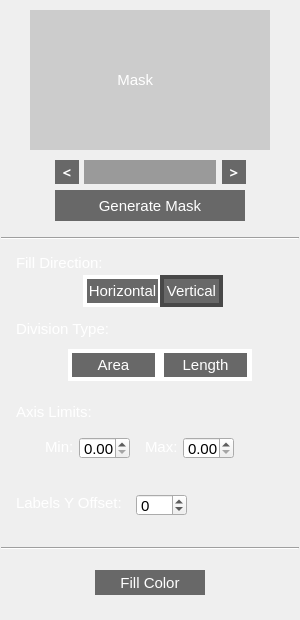
    <widget class="QGroupBox" name="groupBox_BarFill">
     <property name="geometry">
      <rect>
       <x>10</x>
       <y>45</y>
       <width>300</width>
       <height>620</height>
      </rect>
     </property>
     <property name="font">
      <font>
       <pointsize>11</pointsize>
      </font>
     </property>
     <property name="styleSheet">
      <string notr="true">QGroupBox{
border:none;
} </string>
     </property>
     <property name="title">
      <string/>
     </property>
     <widget class="QPushButton" name="pushButton_barMask">
      <property name="geometry">
       <rect>
        <x>55</x>
        <y>190</y>
        <width>190</width>
        <height>31</height>
       </rect>
      </property>
      <property name="font">
       <font>
        <pointsize>11</pointsize>
       </font>
      </property>
      <property name="styleSheet">
       <string notr="true">QPushButton#pushButton_barMask {
	color: white;
    background-color:  rgb(104, 104, 104);
    border-style: none;
    border-width: 2px;
    border-color: rgb(104, 104, 104);
}
QPushButton#pushButton_barMask:pressed {
    background-color: rgb(50, 50, 50);
    border-style: inset;
}</string>
      </property>
      <property name="text">
       <string>Generate Mask</string>
      </property>
     </widget>
     <widget class="QPushButton" name="pushButton_barMaskNext">
      <property name="geometry">
       <rect>
        <x>222</x>
        <y>160</y>
        <width>24</width>
        <height>24</height>
       </rect>
      </property>
      <property name="font">
       <font>
        <family>SimSun-ExtB</family>
        <pointsize>11</pointsize>
        <weight>75</weight>
        <bold>true</bold>
       </font>
      </property>
      <property name="styleSheet">
       <string notr="true">QPushButton#pushButton_barMaskNext {
	color: white;
    background-color:  rgb(104, 104, 104);
    border-style: none;
    border-width: 2px;
    border-color: rgb(104, 104, 104);
}
QPushButton#pushButton_barMaskNext:pressed {
    background-color: rgb(50, 50, 50);
    border-style: inset;
}</string>
      </property>
      <property name="text">
       <string>&gt;</string>
      </property>
     </widget>
     <widget class="QPushButton" name="pushButton_barMaskPrev">
      <property name="geometry">
       <rect>
        <x>55</x>
        <y>160</y>
        <width>24</width>
        <height>24</height>
       </rect>
      </property>
      <property name="font">
       <font>
        <family>SimSun-ExtB</family>
        <pointsize>11</pointsize>
        <weight>75</weight>
        <bold>true</bold>
       </font>
      </property>
      <property name="styleSheet">
       <string notr="true">QPushButton#pushButton_barMaskPrev {
	color: white;
    background-color:  rgb(104, 104, 104);
    border-style: none;
    border-width: 2px;
    border-color: rgb(104, 104, 104);
}
QPushButton#pushButton_barMaskPrev:pressed {
    background-color: rgb(50, 50, 50);
    border-style: inset;
}</string>
      </property>
      <property name="text">
       <string>&lt;</string>
      </property>
     </widget>
     <widget class="QLabel" name="label_barMask">
      <property name="geometry">
       <rect>
        <x>30</x>
        <y>10</y>
        <width>240</width>
        <height>140</height>
       </rect>
      </property>
      <property name="font">
       <font>
        <pointsize>11</pointsize>
       </font>
      </property>
      <property name="autoFillBackground">
       <bool>false</bool>
      </property>
      <property name="styleSheet">
       <string notr="true">QLabel { background-color : rgb(204, 204, 204); color: white}</string>
      </property>
      <property name="frameShape">
       <enum>QFrame::NoFrame</enum>
      </property>
      <property name="text">
       <string>                     Mask</string>
      </property>
      <property name="scaledContents">
       <bool>true</bool>
      </property>
     </widget>
     <widget class="QLabel" name="label_barCurrLabel">
      <property name="geometry">
       <rect>
        <x>84</x>
        <y>160</y>
        <width>132</width>
        <height>24</height>
       </rect>
      </property>
      <property name="font">
       <font>
        <pointsize>11</pointsize>
       </font>
      </property>
      <property name="styleSheet">
       <string notr="true">QLabel { color: white;
    background-color:  rgb(154, 154, 154); }</string>
      </property>
      <property name="text">
       <string/>
      </property>
     </widget>
     <widget class="QPushButton" name="pushButton_barMaskColor">
      <property name="geometry">
       <rect>
        <x>95</x>
        <y>570</y>
        <width>110</width>
        <height>25</height>
       </rect>
      </property>
      <property name="font">
       <font>
        <pointsize>11</pointsize>
       </font>
      </property>
      <property name="styleSheet">
       <string notr="true">QPushButton#pushButton_barMaskColor {
	color: white;
    background-color:  rgb(104, 104, 104);
    border-style: none;
    border-width: 2px;
    border-color: rgb(104, 104, 104);
}
QPushButton#pushButton_barMaskColor:pressed {
    background-color: rgb(50, 50, 50);
    border-style: inset;
}</string>
      </property>
      <property name="text">
       <string>Fill Color</string>
      </property>
     </widget>
     <widget class="QLabel" name="label_barMaskColor">
      <property name="geometry">
       <rect>
        <x>95</x>
        <y>595</y>
        <width>110</width>
        <height>6</height>
       </rect>
      </property>
      <property name="font">
       <font>
        <pointsize>11</pointsize>
       </font>
      </property>
      <property name="text">
       <string/>
      </property>
     </widget>
     <widget class="QLabel" name="label_fillBar">
      <property name="geometry">
       <rect>
        <x>16</x>
        <y>487</y>
        <width>111</width>
        <height>31</height>
       </rect>
      </property>
      <property name="font">
       <font>
        <pointsize>11</pointsize>
       </font>
      </property>
      <property name="styleSheet">
       <string notr="true">QLabel {color:white;}</string>
      </property>
      <property name="text">
       <string>Labels Y Offset:</string>
      </property>
     </widget>
     <widget class="QSpinBox" name="spinBox_labelOffBar">
      <property name="geometry">
       <rect>
        <x>136</x>
        <y>494</y>
        <width>51</width>
        <height>22</height>
       </rect>
      </property>
      <property name="font">
       <font>
        <pointsize>11</pointsize>
       </font>
      </property>
      <property name="minimum">
       <number>-1000</number>
      </property>
      <property name="maximum">
       <number>1000</number>
      </property>
      <property name="singleStep">
       <number>1</number>
      </property>
      <property name="value">
       <number>0</number>
      </property>
     </widget>
     <widget class="Line" name="line_13">
      <property name="geometry">
       <rect>
        <x>1</x>
        <y>230</y>
        <width>298</width>
        <height>16</height>
       </rect>
      </property>
      <property name="font">
       <font>
        <pointsize>11</pointsize>
       </font>
      </property>
      <property name="orientation">
       <enum>Qt::Horizontal</enum>
      </property>
     </widget>
     <widget class="QLabel" name="label_yMin_3">
      <property name="geometry">
       <rect>
        <x>45</x>
        <y>440</y>
        <width>47</width>
        <height>13</height>
       </rect>
      </property>
      <property name="font">
       <font>
        <pointsize>11</pointsize>
       </font>
      </property>
      <property name="styleSheet">
       <string notr="true">QLabel {color:white;}</string>
      </property>
      <property name="text">
       <string>Min:</string>
      </property>
     </widget>
     <widget class="QDoubleSpinBox" name="doubleSpinBox_yMaxBarFill">
      <property name="geometry">
       <rect>
        <x>183</x>
        <y>437</y>
        <width>51</width>
        <height>22</height>
       </rect>
      </property>
      <property name="font">
       <font>
        <pointsize>11</pointsize>
       </font>
      </property>
      <property name="maximum">
       <double>100000000000.000000000000000</double>
      </property>
     </widget>
     <widget class="QDoubleSpinBox" name="doubleSpinBox_yMinBarFill">
      <property name="geometry">
       <rect>
        <x>79</x>
        <y>437</y>
        <width>51</width>
        <height>22</height>
       </rect>
      </property>
      <property name="font">
       <font>
        <pointsize>11</pointsize>
       </font>
      </property>
     </widget>
     <widget class="QLabel" name="label_yMax_3">
      <property name="geometry">
       <rect>
        <x>145</x>
        <y>440</y>
        <width>47</width>
        <height>13</height>
       </rect>
      </property>
      <property name="font">
       <font>
        <pointsize>11</pointsize>
       </font>
      </property>
      <property name="styleSheet">
       <string notr="true">QLabel {color:white;}</string>
      </property>
      <property name="text">
       <string>Max:</string>
      </property>
     </widget>
     <widget class="QPushButton" name="pushButton_barArea">
      <property name="geometry">
       <rect>
        <x>72</x>
        <y>353</y>
        <width>83</width>
        <height>24</height>
       </rect>
      </property>
      <property name="font">
       <font>
        <pointsize>11</pointsize>
       </font>
      </property>
      <property name="mouseTracking">
       <bool>false</bool>
      </property>
      <property name="autoFillBackground">
       <bool>false</bool>
      </property>
      <property name="styleSheet">
       <string notr="true">QPushButton#pushButton_barArea {
	color: white;
    background-color:  rgb(104, 104, 104);
    border-style: none;
    border-width: 2px;
    border-color: rgb(104, 104, 104);
}
QPushButton#pushButton_barArea:pressed {
    background-color: rgb(50, 50, 50);
    border-style: inset;
}</string>
      </property>
      <property name="text">
       <string>Area</string>
      </property>
      <property name="autoDefault">
       <bool>false</bool>
      </property>
      <property name="flat">
       <bool>true</bool>
      </property>
     </widget>
     <widget class="QLabel" name="label_barLength">
      <property name="geometry">
       <rect>
        <x>160</x>
        <y>349</y>
        <width>92</width>
        <height>32</height>
       </rect>
      </property>
      <property name="font">
       <font>
        <pointsize>11</pointsize>
       </font>
      </property>
      <property name="styleSheet">
       <string notr="true">QLabel { background-color : white; }</string>
      </property>
      <property name="text">
       <string/>
      </property>
     </widget>
     <widget class="QLabel" name="label_barArea">
      <property name="geometry">
       <rect>
        <x>68</x>
        <y>349</y>
        <width>92</width>
        <height>32</height>
       </rect>
      </property>
      <property name="font">
       <font>
        <pointsize>11</pointsize>
       </font>
      </property>
      <property name="styleSheet">
       <string notr="true">QLabel { background-color : white; }</string>
      </property>
      <property name="text">
       <string/>
      </property>
     </widget>
     <widget class="QPushButton" name="pushButton_barLength">
      <property name="geometry">
       <rect>
        <x>164</x>
        <y>353</y>
        <width>83</width>
        <height>24</height>
       </rect>
      </property>
      <property name="font">
       <font>
        <pointsize>11</pointsize>
       </font>
      </property>
      <property name="autoFillBackground">
       <bool>false</bool>
      </property>
      <property name="styleSheet">
       <string notr="true">QPushButton#pushButton_barLength {
	color: white;
    background-color:  rgb(104, 104, 104);
    border-style: none;
    border-width: 2px;
    border-color: rgb(104, 104, 104);
}
QPushButton#pushButton_barLength:pressed {
    background-color: rgb(50, 50, 50);
    border-style: inset;
}</string>
      </property>
      <property name="text">
       <string>Length</string>
      </property>
      <property name="flat">
       <bool>true</bool>
      </property>
     </widget>
     <widget class="Line" name="line_14">
      <property name="geometry">
       <rect>
        <x>1</x>
        <y>540</y>
        <width>298</width>
        <height>16</height>
       </rect>
      </property>
      <property name="font">
       <font>
        <pointsize>11</pointsize>
       </font>
      </property>
      <property name="orientation">
       <enum>Qt::Horizontal</enum>
      </property>
     </widget>
     <widget class="QLabel" name="label_26">
      <property name="geometry">
       <rect>
        <x>16</x>
        <y>319</y>
        <width>131</width>
        <height>20</height>
       </rect>
      </property>
      <property name="font">
       <font>
        <pointsize>11</pointsize>
       </font>
      </property>
      <property name="styleSheet">
       <string notr="true">QLabel {color:white;}</string>
      </property>
      <property name="text">
       <string>Division Type:</string>
      </property>
      <property name="wordWrap">
       <bool>true</bool>
      </property>
     </widget>
     <widget class="QLabel" name="label_fillHori_2">
      <property name="geometry">
       <rect>
        <x>83</x>
        <y>275</y>
        <width>78</width>
        <height>32</height>
       </rect>
      </property>
      <property name="font">
       <font>
        <pointsize>11</pointsize>
       </font>
      </property>
      <property name="styleSheet">
       <string notr="true">QLabel { background-color : white; }</string>
      </property>
      <property name="text">
       <string/>
      </property>
     </widget>
     <widget class="QPushButton" name="pushButton_fillBarHori">
      <property name="geometry">
       <rect>
        <x>87</x>
        <y>279</y>
        <width>71</width>
        <height>24</height>
       </rect>
      </property>
      <property name="font">
       <font>
        <pointsize>11</pointsize>
       </font>
      </property>
      <property name="autoFillBackground">
       <bool>false</bool>
      </property>
      <property name="styleSheet">
       <string notr="true">QPushButton#pushButton_fillBarHori {
	color: white;
    background-color:  rgb(104, 104, 104);
    border-style: none;
    border-width: 2px;
    border-color: rgb(104, 104, 104);
}
QPushButton#pushButton_fillBarHori:pressed {
    background-color: rgb(50, 50, 50);
    border-style: inset;
}</string>
      </property>
      <property name="text">
       <string>Horizontal</string>
      </property>
      <property name="flat">
       <bool>true</bool>
      </property>
     </widget>
     <widget class="QLabel" name="label_fillVerti_2">
      <property name="geometry">
       <rect>
        <x>160</x>
        <y>275</y>
        <width>63</width>
        <height>32</height>
       </rect>
      </property>
      <property name="font">
       <font>
        <pointsize>11</pointsize>
       </font>
      </property>
      <property name="styleSheet">
       <string notr="true">QLabel { background-color : rgb(72, 72, 72); }</string>
      </property>
      <property name="text">
       <string/>
      </property>
     </widget>
     <widget class="QPushButton" name="pushButton_fillBarVerti">
      <property name="geometry">
       <rect>
        <x>164</x>
        <y>279</y>
        <width>55</width>
        <height>24</height>
       </rect>
      </property>
      <property name="font">
       <font>
        <pointsize>11</pointsize>
       </font>
      </property>
      <property name="autoFillBackground">
       <bool>false</bool>
      </property>
      <property name="styleSheet">
       <string notr="true">QPushButton#pushButton_fillBarVerti {
	color: white;
    background-color:  rgb(104, 104, 104);
    border-style: none;
    border-width: 2px;
    border-color: rgb(104, 104, 104);
}
QPushButton#pushButton_fillBarVerti:pressed {
    background-color: rgb(50, 50, 50);
    border-style: inset;
}</string>
      </property>
      <property name="text">
       <string>Vertical</string>
      </property>
      <property name="flat">
       <bool>true</bool>
      </property>
     </widget>
     <widget class="QLabel" name="label_27">
      <property name="geometry">
       <rect>
        <x>16</x>
        <y>253</y>
        <width>131</width>
        <height>20</height>
       </rect>
      </property>
      <property name="font">
       <font>
        <pointsize>11</pointsize>
       </font>
      </property>
      <property name="styleSheet">
       <string notr="true">QLabel {color:white;}</string>
      </property>
      <property name="text">
       <string>Fill Direction:</string>
      </property>
      <property name="wordWrap">
       <bool>true</bool>
      </property>
     </widget>
     <widget class="QLabel" name="label_28">
      <property name="geometry">
       <rect>
        <x>16</x>
        <y>402</y>
        <width>131</width>
        <height>20</height>
       </rect>
      </property>
      <property name="font">
       <font>
        <pointsize>11</pointsize>
       </font>
      </property>
      <property name="styleSheet">
       <string notr="true">QLabel {color:white;}</string>
      </property>
      <property name="text">
       <string>Axis Limits:</string>
      </property>
      <property name="wordWrap">
       <bool>true</bool>
      </property>
     </widget>
     <zorder>label_barArea</zorder>
     <zorder>pushButton_barMask</zorder>
     <zorder>pushButton_barMaskNext</zorder>
     <zorder>pushButton_barMaskPrev</zorder>
     <zorder>label_barMask</zorder>
     <zorder>label_barCurrLabel</zorder>
     <zorder>pushButton_barMaskColor</zorder>
     <zorder>label_barMaskColor</zorder>
     <zorder>label_fillBar</zorder>
     <zorder>spinBox_labelOffBar</zorder>
     <zorder>line_13</zorder>
     <zorder>label_yMin_3</zorder>
     <zorder>doubleSpinBox_yMaxBarFill</zorder>
     <zorder>doubleSpinBox_yMinBarFill</zorder>
     <zorder>label_yMax_3</zorder>
     <zorder>pushButton_barArea</zorder>
     <zorder>label_barLength</zorder>
     <zorder>pushButton_barLength</zorder>
     <zorder>line_14</zorder>
     <zorder>label_26</zorder>
     <zorder>label_fillHori_2</zorder>
     <zorder>pushButton_fillBarHori</zorder>
     <zorder>label_fillVerti_2</zorder>
     <zorder>pushButton_fillBarVerti</zorder>
     <zorder>label_27</zorder>
     <zorder>label_28</zorder>
    </widget>
